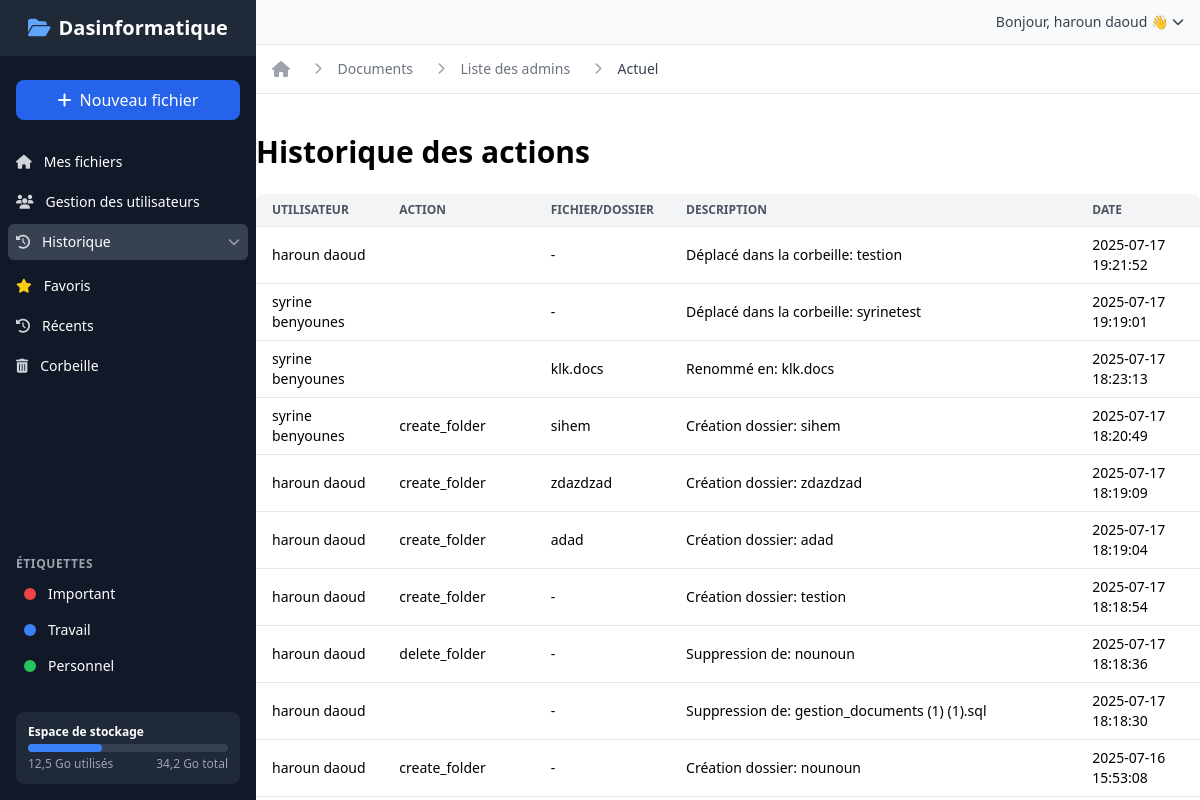
The page /aHis.php (signed in) on the database its author committed.
### tables this page shows
CREATE TABLE `action_history` (
  `id` int(11) NOT NULL,
  `user_id` int(11) DEFAULT NULL,
  `action_type` enum('upload','delete','delete_folder','delete_file','share','download','create_user','create_folder','remove_password') NOT NULL,
  `file_id` int(11) DEFAULT NULL,
  `action_time` datetime DEFAULT current_timestamp(),
  `description` text DEFAULT NULL
);

CREATE TABLE `users` (
  `id` int(11) NOT NULL,
  `firstname` varchar(100) DEFAULT NULL,
  `lastname` varchar(100) DEFAULT NULL,
  `email` varchar(150) NOT NULL,
  `password` varchar(255) NOT NULL,
  `role` enum('admin','user') DEFAULT 'user',
  `created_at` datetime DEFAULT current_timestamp()
);

CREATE TABLE `files` (
  `id` int(11) NOT NULL,
  `user_id` int(11) DEFAULT NULL,
  `filename` varchar(255) NOT NULL,
  `filepath` varchar(255) NOT NULL,
  `filetype` varchar(50) DEFAULT NULL,
  `filesize` bigint(20) DEFAULT NULL,
  `uploaded_at` datetime DEFAULT current_timestamp(),
  `parent_id` int(11) DEFAULT NULL,
  `password` varchar(255) DEFAULT NULL
);

### aHis.php (the view, shortened to what this page needs)
<!DOCTYPE html>
<html lang="fr">
<head>
    <script src="https://cdn.tailwindcss.com"></script>
    <link rel="stylesheet" href="https://cdnjs.cloudflare.com/ajax/libs/font-awesome/6.4.0/css/all.min.css">
</head>
<body class="bg-gray-100 font-sans antialiased">
<div class="flex h-screen overflow-hidden">
    <div class="hidden md:flex md:flex-shrink-0">
        <div class="flex flex-col w-64 bg-gray-900 text-white">
            <div class="flex items-center justify-center h-14 px-4 bg-gray-800">
                <div class="flex items-center">
                    <i class="fas fa-folder-open text-blue-400 mr-2 text-xl"></i>
                    <span class="text-xl font-bold">Dasinformatique</span>
                </div>
            </div>
            <div class="flex flex-col flex-grow overflow-y-auto">
                <div class="px-4 py-6">
                    <button class="flex items-center justify-center w-full bg-blue-600 hover:bg-blue-700 text-white px-4 py-2 rounded-lg transition duration-200">
                        <i class="fas fa-plus mr-2"></i> Nouveau fichier
                    </button>
                </div>
                <nav class="flex-1 px-2 space-y-1">
                    <a href="index.php" class="flex items-center px-2 py-2 text-sm font-medium rounded-md  group">
                        <i class="fas fa-home mr-3 text-gray-300 group-hover:text-white"></i>
                        Mes fichiers
                    </a>
                    <a href="adminList.php" class="flex items-center px-2 py-2 text-sm font-medium rounded-md group">
                        <i class="fas fa-users mr-3 text-gray-300 group-hover:text-white"></i>
                        Gestion des utilisateurs
                    </a>
                    <div class="relative">
                        <button id="historyBtn" class="w-full flex items-center px-2 py-2 text-sm font-medium rounded-md bg-gray-700  group">
                            <i class="fas fa-history mr-3 text-gray-300 group-hover:text-white"></i>
                            Historique
                            <i class="fas fa-chevron-down ml-auto text-xs text-gray-400 transition-transform duration-200"></i>
                        </button>
                    </div>
                    <a href="#" class="flex items-center px-2 py-2 text-sm font-medium rounded-md hover:bg-gray-700 group">
                        <i class="fas fa-star mr-3 text-yellow-400 group-hover:text-yellow-300"></i>
                        Favoris
                    </a>
                    <a href="#" class="flex items-center px-2 py-2 text-sm font-medium rounded-md hover:bg-gray-700 group">
                        <i class="fas fa-history mr-3 text-gray-300 group-hover:text-white"></i>
                        Récents
                    </a>
                    <a href="#" class="flex items-center px-2 py-2 text-sm font-medium rounded-md hover:bg-gray-700 group">
                        <i class="fas fa-trash-alt mr-3 text-gray-300 group-hover:text-white"></i>
                        Corbeille
                    </a>
                </nav>
                <div class="px-4 py-4">
                    <div class="text-xs uppercase font-semibold text-gray-400 tracking-wider mb-2">Étiquettes</div>
                    <div class="space-y-2">
                        <a href="#" class="flex items-center px-2 py-1 text-sm rounded-md hover:bg-gray-700 group">
                            <span class="w-3 h-3 rounded-full bg-red-500 mr-3"></span>
                            Important
                        </a>
                        <a href="#" class="flex items-center px-2 py-1 text-sm rounded-md hover:bg-gray-700 group">
                            <span class="w-3 h-3 rounded-full bg-blue-500 mr-3"></span>
                            Travail
                        </a>
                        <a href="#" class="flex items-center px-2 py-1 text-sm rounded-md hover:bg-gray-700 group">
                            <span class="w-3 h-3 rounded-full bg-green-500 mr-3"></span>
                            Personnel
                        </a>
                    </div>
                </div>
                <div class="px-4 py-4 mt-auto">
                    <div class="bg-gray-800 rounded-lg p-3">
                        <div class="text-xs font-semibold mb-1">Espace de stockage</div>
                        <div class="w-full bg-gray-700 rounded-full h-2 mb-1">
                            <div class="bg-blue-500 h-2 rounded-full" style="width: 37%"></div>
                        </div>
                        <div class="flex justify-between text-xs text-gray-400">
                            <span>12,5 Go utilisés</span>
                            <span>34,2 Go total</span>
                        </div>
                    </div>
                </div>
            </div>
        </div>
    </div>
    <div class="flex-1 flex flex-col overflow-hidden bg-white">
        <div class="bg-gray-50 px-4 py-3 flex items-center justify-between border-b border-gray-200">
            <div class="flex items-center relative" id="userDropdownContainer">
                <button id="userDropdownBtn" class="flex items-center text-sm text-gray-700 hover:text-gray-900 focus:outline-none">
        <span class="ml-2 hidden md:block">
            Bonjour, <?php echo htmlspecialchars($_SESSION['username']) ?> 👋
        </span>
                    <i class="fas fa-chevron-down ml-1 text-xs hidden md:block"></i>
                </button>
            </div>
        </div>
        <div class="px-4 py-3 border-b border-gray-200">
            <nav class="flex" aria-label="Fil d'Ariane">
                <ol class="flex items-center space-x-4">
                    <li>
                        <div>
                            <a href="#" class="text-gray-400 hover:text-gray-500">
                                <i class="fas fa-home"></i>
                            </a>
                        </div>
                    </li>
                    <li>
                        <div class="flex items-center">
                            <i class="fas fa-chevron-right text-gray-400 text-xs mx-2"></i>
                            <a href="#" class="ml-2 text-sm font-medium text-gray-500 hover:text-gray-700">Documents</a>
                        </div>
                    </li>
                    <li>
                        <div class="flex items-center">
                            <i class="fas fa-chevron-right text-gray-400 text-xs mx-2"></i>
                            <a href="#" class="ml-2 text-sm font-medium text-gray-500 hover:text-gray-700">Liste des admins</a>
                        </div>
                    </li>
                    <li>
                        <div class="flex items-center">
                            <i class="fas fa-chevron-right text-gray-400 text-xs mx-2"></i>
                            <span class="ml-2 text-sm font-medium text-gray-700">Actuel</span>
                        </div>
                    </li>
                </ol>
            </nav>
        </div>
        <?php
        $pdo = require 'backend/connect.php';
     $history = $pdo->query("
    SELECT ah.*, u.firstname, u.lastname, f.filename
    FROM action_history ah
    LEFT JOIN users u ON ah.user_id = u.id
    LEFT JOIN files f ON ah.file_id = f.id
    ORDER BY ah.action_time DESC
")->fetchAll();
?>
        <div class="max-w-6xl mx-auto mt-10">
            <h1 class="text-3xl font-bold mb-6">Historique des actions</h1>
            <div class="bg-white shadow-md rounded-lg overflow-x-auto">
                <table class="min-w-full divide-y divide-gray-200">
                    <thead class="bg-gray-100 text-xs uppercase text-gray-600">
                    <tr>
                        <th class="px-4 py-2 text-left">Utilisateur</th>
                        <th class="px-4 py-2 text-left">Action</th>
                        <th class="px-4 py-2 text-left">Fichier/Dossier</th>
                        <th class="px-4 py-2 text-left">Description</th>
                        <th class="px-4 py-2 text-left">Date</th>
                    </tr>
                    </thead>
                    <tbody class="bg-white divide-y divide-gray-200 text-sm">
                    <?php foreach ($history as $h): ?>
                        <tr>
                            <td class="px-4 py-2"><?= htmlspecialchars($h['firstname'] . ' ' . $h['lastname']) ?></td>
                            <td class="px-4 py-2"><?= htmlspecialchars($h['action_type']) ?></td>
                            <td class="px-4 py-2"><?= htmlspecialchars($h['filename'] ?? '-') ?></td>
                            <td class="px-4 py-2"><?= htmlspecialchars($h['description']) ?></td>
                            <td class="px-4 py-2"><?= htmlspecialchars($h['action_time']) ?></td>
                        </tr>
                    <?php endforeach; ?>
                    </tbody>
                </table>
            </div>
        </div>
    </div>
</div>
</body>
</html>

### rows shown on the page
action_history: user.lastname "haroun daoud", filename "-", description "Déplacé dans la corbeille: testion", action_time "2025-07-17 19:21:52"
action_history: user.lastname "syrine benyounes", filename "-", description "Déplacé dans la corbeille: syrinetest", action_time "2025-07-17 19:19:01"
action_history: user.lastname "syrine benyounes", file.filename "klk.docs", description "Renommé en: klk.docs", action_time "2025-07-17 18:23:13"
action_history: user.lastname "syrine benyounes", action_type "create_folder", file.filename "sihem", description "Création dossier: sihem", action_time "2025-07-17 18:20:49"
action_history: user.lastname "haroun daoud", action_type "create_folder", file.filename "zdazdzad", description "Création dossier: zdazdzad", action_time "2025-07-17 18:19:09"
action_history: user.lastname "haroun daoud", action_type "create_folder", file.filename "adad", description "Création dossier: adad", action_time "2025-07-17 18:19:04"
action_history: user.lastname "haroun daoud", action_type "create_folder", filename "-", description "Création dossier: testion", action_time "2025-07-17 18:18:54"
action_history: user.lastname "haroun daoud", action_type "delete_folder", filename "-", description "Suppression de: nounoun", action_time "2025-07-17 18:18:36"
action_history: user.lastname "haroun daoud", filename "-", description "Suppression de: gestion_documents (1) (1).sql", action_time "2025-07-17 18:18:30"
action_history: user.lastname "haroun daoud", action_type "create_folder", filename "-", description "Création dossier: nounoun", action_time "2025-07-16 15:53:08"

### other values the page prints
$_SESSION['username'] "haroun daoud"
